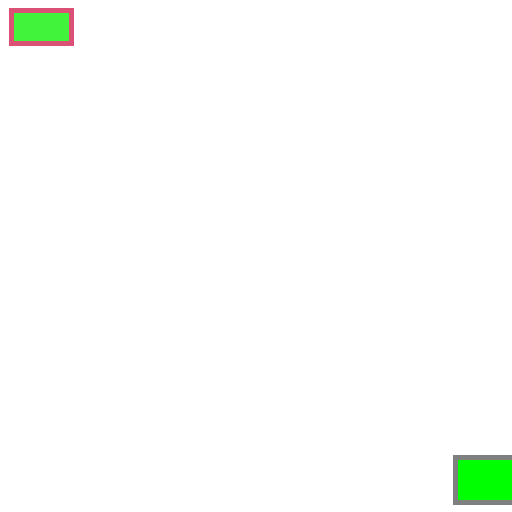
Frame 1 (no input)
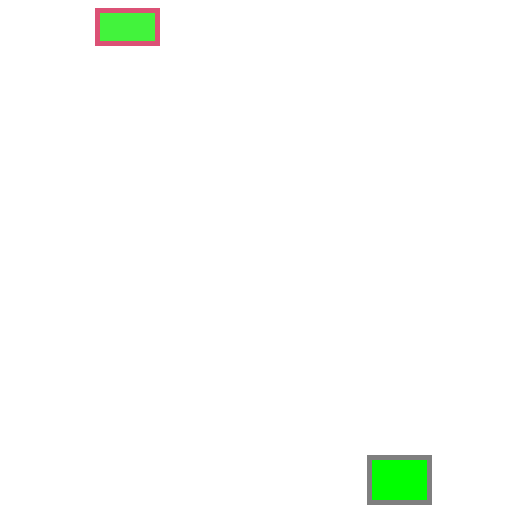
Frame 60 (the mouse pressed at the canvas centre just before this capture)
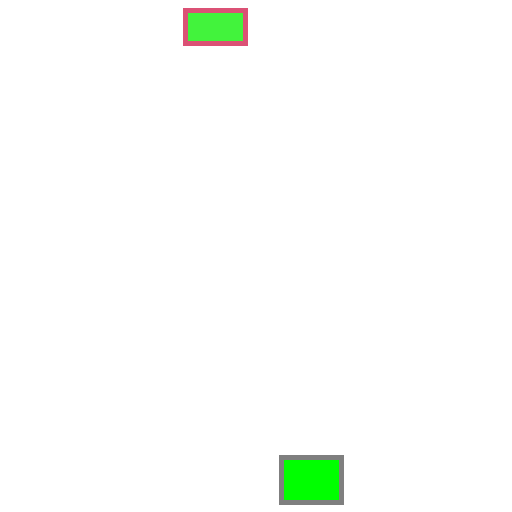
Frame 120 (the mouse held since frame 60 and released just before this capture)

The Processing sketch that drew these frames (run headless with seeded random() and noise(); from frame 60 on, the mouse is pressed at the canvas centre):

// Processing sketch: sketch_07_1
// ── sketch_07_1.pde
float speed = random(-5, 5);
int w = 60;
Monitor M1;
Monitor M2;

  
void setup(){
  size(512,512);
  if(speed == 0)
    speed = 5;
  M1 = new Monitor(10, 10, speed, w, w*9/16);
  M2 = new OldMonitor(width-10-w*3/4, height-10-w*3/4, -speed, w, w*3/4);
}

void draw(){
  background(255);
  M1.run();
  M2.run();
}

// ── Monitor.pde
class Monitor{
  
  int w, h, ol = 5;
  color col_in, col_ol;
  float pos_x, pos_y, vel;
  
  Monitor(float x, float y, float v, int w, int h){
    this.pos_x = x;
    this.pos_y = y;
    this.vel = v;
    this.w = w;
    this.h = h;
    this.col_in = color(random(256), random(256), random(256));
    this.col_ol = color(random(256), random(256), random(256));
  }
  
  Monitor(float x, float y, float v, int w, int h, color col_in, color col_ol){
    this(x, y, v, w, h);
    this.col_in = col_in;
    this.col_ol = col_ol;
  }
  
  void sketch(){
    strokeWeight(5);
    stroke(this.col_ol);
    fill(this.col_in);
    rectMode(CORNER);
    rect(int(this.pos_x), int(this.pos_y), this.w, this.h);
  }
  
  // TODO
  void run(){
    pos_x = (pos_x + vel) % width;
    if(pos_x + w < 0){
      pos_x = width - w;
    }
    this.sketch();
  }
  
}

// ── OldMonitor.pde
class OldMonitor extends Monitor{
 
  OldMonitor(float x, float y, float v, int w, int h){
    super(x, y, v, w, h, color(0, 255, 0), color(127));
  }
  
  void run(){
    if(mouseX >= this.pos_x && mouseX <= this.pos_x + this.w && mouseY >= this.pos_y && mouseY <= this.pos_y + this.h){
      this.col_in = color(0);
      super.sketch();
      strokeWeight(3);
      stroke(255);
      line(pos_x + this.ol, pos_y + h/2, pos_x + w - this.ol, pos_y + h/2);
    }
    else{
      this.col_in = color(0, 255, 0);
      super.run();
    }
  }
  
}
